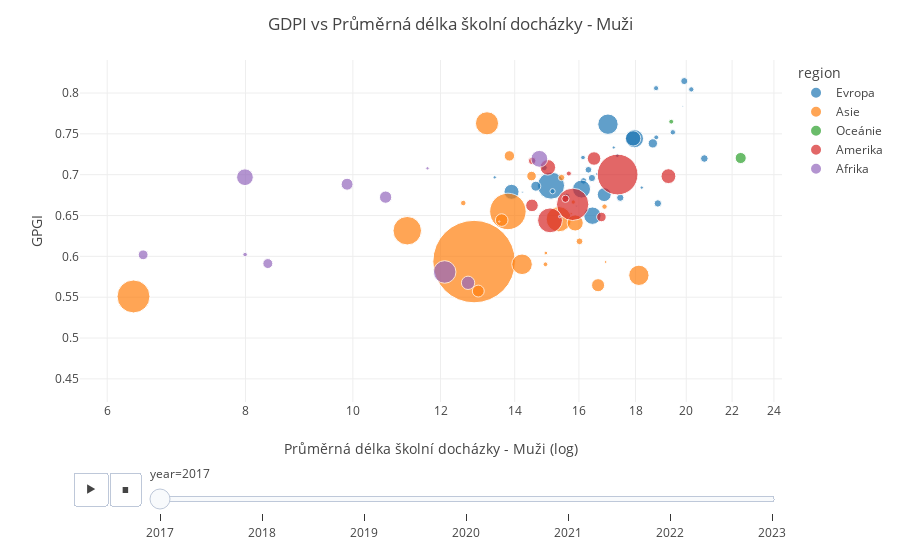

Notebook cell for this chart:
### Code cell
import pandas as pd
import plotly.express as px

# Assuming you have already loaded your main dataset into `df`
def bubble_school_exp_female():
    pop = pd.read_csv("init_data/Total_population.csv")
    pop = pop.loc[pop["Indicator"] == "Total population (thousands)"][["LOCATION", "TIME", "Value"]]
    gpgi = pd.read_csv("data/gpgi_long.csv")

    df = gpgi.merge(pop, left_on=["iso3", "year"], right_on=["LOCATION", "TIME"])
    df.rename(columns={"Value": "pop_thousands"}, inplace=True)
    df.drop(columns=["TIME", "LOCATION"], inplace=True)
    # Load the school life expectancy data for both males and females
    school_male = pd.read_csv("init_data/School_life_expectancy_male.csv")
    school_female = pd.read_csv("init_data/School_life_expectancy_female.csv")

    # Filter and rename for consistency
    school_male = school_male.loc[school_male['Indicator'] == "School life expectancy, primary to tertiary, male (years)"][["LOCATION", "TIME", "Value"]]
    school_female = school_female.loc[school_female['Indicator'] == "School life expectancy, primary to tertiary, female (years)"][["LOCATION", "TIME", "Value"]]

    school_male.rename(columns={"Value": "School_Expectancy_Male"}, inplace=True)
    school_female.rename(columns={"Value": "School_Expectancy_Female"}, inplace=True)

    # Merge the datasets
    df = df.merge(school_male, left_on=["iso3", "year"], right_on=["LOCATION", "TIME"], how='left')
    df = df.merge(school_female, left_on=["iso3", "year"], right_on=["LOCATION", "TIME"], how='left')
    # df.drop(columns=["TIME", "LOCATION"], inplace=True)

    # Visualize the data
    fig = px.scatter(df, x="School_Expectancy_Female", y="gpgi", size="pop_thousands", color="region",
                    hover_name="country", template="none", labels={"HDP": "HDP (log)"}, size_max=60, log_x=True,
                    animation_frame="year", animation_group="country")

    fig.update_layout(
        title='GDPI vs Průměrná délka školní docházky - Muži',
        xaxis_title="Průměrná délka školní docházky - Muži (log)",
        yaxis_title="GPGI",
    )

    return fig

### Figure 1 — Plotly figure (JSON) as saved in the notebook; plotly's stock layout.template omitted (floating-point values rounded to 4 significant figures)
{"data": [{"hovertemplate": "<b>%{hovertext}</b><br><br>region=Evropa<br>year=2017<br>School_Expectancy_Female=%{x}<br>gpgi=%{y}<br>pop_thousands=%{marker.size}<extra></extra>", "hovertext": ["Iceland", "Finland", "Norway", "Sweden", "Ireland", "Denmark", "Switzerland", "Belgium", "Latvia", "Netherlands", "Germany", "United Kingdom", "Austria", "Luxembourg", "Lithuania", "Spain", "Slovenia", "Serbia", "Bulgaria", "France", "Croatia", "Portugal", "Moldova", "Poland", "Macedonia, FYR", "Estonia", "Russian Federation", "Ukraine", "Romania", "Italy", "Slovak Republic", "Greece", "Czech Republic", "Malta", "Hungary", "Albania"], "ids": ["Iceland", "Finland", "Norway", "Sweden", "Ireland", "Denmark", "Switzerland", "Belgium", "Latvia", "Netherlands", "Germany", "United Kingdom", "Austria", "Luxembourg", "Lithuania", "Spain", "Slovenia", "Serbia", "Bulgaria", "France", "Croatia", "Portugal", "Moldova", "Poland", "Macedonia, FYR", "Estonia", "Russian Federation", "Ukraine", "Romania", "Italy", "Slovak Republic", "Greece", "Czech Republic", "Malta", "Hungary", "Albania"], "legendgroup": "Evropa", "marker": {"color": "#1F77B4", "size": [339, 5503, 5259, 10006, 4742, 5722, 8419, 11352, 1964, 17167, 82484, 65870, 8773, 591, 2919, 46517, 2094, 7480, 7215, 64074, 4209, 10317, 3201, 38532, 2111, 1316, 145323, 44752, 19743, 60069, 5436, 10723, 10529, 473, 9799, 2880], "sizemode": "area", "sizeref": 396.1, "symbol": "circle"}, "mode": "markers", "name": "Evropa", "orientation": "v", "showlegend": true, "type": "scatter", "x": [19.85, 20.21, 18.79, 19.92, 18.79, 19.45, 16.15, 20.77, 17.2, 18.66, 17.0, 17.96, 16.32, 14.23, 17.33, 17.91, 18.23, 15.48, 14.89, 16.09, 16.14, 16.44, 14.57, 16.86, 13.43, 16.6, 15.1, 13.91, 14.63, 16.46, 15.15, 18.85, 17.44, 15.92, 15.59, 15.53], "xaxis": "x", "y": [0.7836, 0.8044, 0.8059, 0.8146, 0.7457, 0.7519, 0.6924, 0.7198, 0.7333, 0.7383, 0.7618, 0.7441, 0.706, 0.6786, 0.7234, 0.7444, 0.6842, null, 0.7085, 0.6824, 0.721, 0.6959, 0.7172, 0.6756, 0.6967, 0.7008, 0.6866, 0.679, 0.6859, 0.6498, 0.6797, 0.6648, 0.6718, 0.6615, 0.6731, 0.6685], "yaxis": "y"}, {"hovertemplate": "<b>%{hovertext}</b><br><br>region=Asie<br>year=2017<br>School_Expectancy_Female=%{x}<br>gpgi=%{y}<br>pop_thousands=%{marker.size}<extra></extra>", "hovertext": ["Philippines", "Kazakhstan", "Mongolia", "Israel", "Sri Lanka", "Singapore", "Lao PDR*", "Kyrgyz Republic", "Thailand", "China", "Vietnam", "Bangladesh", "Cyprus", "Georgia", "Brunei Darussalam", "Tajikistan", "Bhutan*", "Armenia", "Indonesia", "Maldives", "Azerbaijan", "India", "Malaysia", "Cambodia", "Japan", "United Arab Emirates", "Korea, Rep.", "Bahrain", "Qatar", "Kuwait", "Jordan", "Turkey", "Nepal", "Oman", "Lebanon", "Saudi Arabia", "Iran, Islamic Rep.", "Syria", "Pakistan", "Yemen"], "ids": ["Philippines", "Kazakhstan", "Mongolia", "Israel", "Sri Lanka", "Singapore", "Lao PDR*", "Kyrgyz Republic", "Thailand", "China", "Vietnam", "Bangladesh", "Cyprus", "Georgia", "Brunei Darussalam", "Tajikistan", "Bhutan*", "Armenia", "Indonesia", "Maldives", "Azerbaijan", "India", "Malaysia", "Cambodia", "Japan", "United Arab Emirates", "Korea, Rep.", "Bahrain", "Qatar", "Kuwait", "Jordan", "Turkey", "Nepal", "Oman", "Lebanon", "Saudi Arabia", "Iran, Islamic Rep.", "Syria", "Pakistan", "Yemen"], "legendgroup": "Asie", "marker": {"color": "#FF7F0E", "size": [105813, 18201, 3062, 8236, 21468, 5739, 6944, 6070, 70767, 1406143, 93587, 160825, 1203, 3772, 428, 8826, 753, 2859, 263204, 463, 10030, 1346642, 31757, 15730, 126854, 9032, 51419, 1433, 2676, 4029, 10091, 81713, 28019, 4498, 6186, 33775, 83913, 19010, 214770, 29654], "sizemode": "area", "sizeref": 396.1, "symbol": "circle"}, "mode": "markers", "name": "Asie", "orientation": "v", "showlegend": true, "type": "scatter", "x": [13.22, 14.5, null, 15.43, 13.85, 16.87, 10.67, 12.58, null, null, null, 11.2, 15.74, 15.81, 14.52, null, null, null, 13.8, null, null, 12.87, 13.63, null, 15.34, 16.02, 15.88, 16.91, 14.94, null, null, 18.13, 12.98, 14.93, null, 16.65, 14.22, null, 6.338, null], "xaxis": "x", "y": [0.7629, 0.6983, 0.6731, 0.6965, 0.723, 0.6609, null, 0.6653, 0.6815, 0.6643, 0.6889, 0.6314, 0.6522, 0.6665, null, 0.6578, null, 0.6651, 0.655, 0.635, 0.6781, 0.5936, 0.6444, 0.6353, 0.6455, 0.6184, 0.6409, 0.5931, 0.6041, 0.6409, 0.6203, 0.5768, 0.5575, 0.5903, null, 0.5647, 0.5903, 0.6216, 0.5509, 0.451], "yaxis": "y"}, {"hovertemplate": "<b>%{hovertext}</b><br><br>region=Oceánie<br>year=2017<br>School_Expectancy_Female=%{x}<br>gpgi=%{y}<br>pop_thousands=%{marker.size}<extra></extra>", "hovertext": ["New Zealand", "Australia", "Fiji"], "ids": ["New Zealand", "Australia", "Fiji"], "legendgroup": "Oceánie", "marker": {"color": "#2CA02C", "size": [4707, 24392, 919], "sizemode": "area", "sizeref": 396.1, "symbol": "circle"}, "mode": "markers", "name": "Oceánie", "orientation": "v", "showlegend": true, "type": "scatter", "x": [19.39, 22.4, null], "xaxis": "x", "y": [0.7649, 0.7204, null], "yaxis": "y"}, {"hovertemplate": "<b>%{hovertext}</b><br><br>region=Amerika<br>year=2017<br>School_Expectancy_Female=%{x}<br>gpgi=%{y}<br>pop_thousands=%{marker.size}<extra></extra>", "hovertext": ["Nicaragua", "Cuba", "Canada", "United States", "Ecuador", "Bolivia", "Barbados", "Costa Rica", "Argentina", "Colombia", "Trinidad and Tobago", "Panama", "Bahamas", "Jamica", "Guyana", "Venezuela", "Brazil", "Mexico", "Dominican Republic", "Uruguay", "Peru", "Honduras", "Paraguay", "Chile", "El Salvador", "Belize", "Suriname", "Guatemala"], "ids": ["Nicaragua", "Cuba", "Canada", "United States", "Ecuador", "Bolivia", "Barbados", "Costa Rica", "Argentina", "Colombia", "Trinidad and Tobago", "Panama", "Bahamas", "Jamica", "Guyana", "Venezuela", "Brazil", "Mexico", "Dominican Republic", "Uruguay", "Peru", "Honduras", "Paraguay", "Chile", "El Salvador", "Belize", "Suriname", "Guatemala"], "legendgroup": "Amerika", "marker": {"color": "#D62728", "size": [6435, 11340, 36325, 328553, 16563, 11350, 279, 4970, 43865, 47907, 1474, 4061, 398, 2806, 761, 30790, 207678, 122211, 10588, 3419, 31363, 9544, 6311, 18207, 6260, 371, 584, 16439], "sizemode": "area", "sizeref": 396.1, "symbol": "circle"}, "mode": "markers", "name": "Amerika", "orientation": "v", "showlegend": true, "type": "scatter", "x": [null, 14.52, 16.51, 17.34, null, null, null, 15.67, 19.27, 15.0, null, null, null, null, null, null, 15.79, 15.07, 15.56, null, 14.51, null, null, 16.77, null, 13.56, null, null], "xaxis": "x", "y": [0.6458, 0.7169, 0.7198, 0.7002, 0.6881, 0.6574, null, 0.7014, 0.6982, 0.709, 0.6859, 0.6954, null, 0.6925, null, 0.6797, 0.6637, 0.6441, 0.6705, 0.6608, 0.6624, 0.6661, 0.6659, 0.6482, 0.6853, 0.6426, 0.6794, 0.6144], "yaxis": "y"}, {"hovertemplate": "<b>%{hovertext}</b><br><br>region=Afrika<br>year=2017<br>School_Expectancy_Female=%{x}<br>gpgi=%{y}<br>pop_thousands=%{marker.size}<extra></extra>", "hovertext": ["Lesotho", "South Africa", "Burundi", "Mozambique", "Malawi", "Cape Verde", "Namibia", "Uganda", "Madagascar", "Tanzania", "Senegal", "Ghana", "Kenya", "Botswana", "Angola*", "Mauritius", "Cameroon", "Burkina Faso", "Nigeria", "Zambia", "Ethiopia", "Algeria", "Egypt", "Benin", "Mali", "Morocco", "C»te d'Ivoire", "Mauritania", "Chad"], "ids": ["Lesotho", "South Africa", "Burundi", "Mozambique", "Malawi", "Cape Verde", "Namibia", "Uganda", "Madagascar", "Tanzania", "Senegal", "Ghana", "Kenya", "Botswana", "Angola*", "Mauritius", "Cameroon", "Burkina Faso", "Nigeria", "Zambia", "Ethiopia", "Algeria", "Egypt", "Benin", "Mali", "Morocco", "C»te d'Ivoire", "Mauritania", "Chad"], "legendgroup": "Afrika", "marker": {"color": "#9467BD", "size": [2157, 56311, 11020, 28142, 17640, 562, 2344, 39436, 25833, 55326, 14952, 29899, 48432, 2377, 29678, 1294, 24060, 19558, 191045, 17030, 106740, 40739, 100796, 11426, 19002, 35321, 24526, 4105, 14838], "sizemode": "area", "sizeref": 396.1, "symbol": "circle"}, "mode": "markers", "name": "Afrika", "orientation": "v", "showlegend": true, "type": "scatter", "x": [11.68, 14.74, 10.48, 9.881, null, 12.43, null, null, null, 7.99, null, 10.7, null, null, null, 15.37, null, 8.379, null, null, null, null, 12.1, null, 6.466, 12.71, 8.686, 7.992, null], "xaxis": "x", "y": [0.7078, 0.7194, null, 0.6883, 0.648, null, 0.7012, 0.6833, 0.6461, 0.6969, null, 0.6725, 0.6508, 0.6797, null, 0.6487, 0.5919, 0.5912, 0.6122, 0.6288, 0.5991, 0.6068, 0.5809, 0.5656, 0.6019, 0.5676, null, 0.6022, 0.5381], "yaxis": "y"}], "layout": {"legend": {"itemsizing": "constant", "title": {"text": "region"}, "tracegroupgap": 0}, "margin": {"t": 60}, "sliders": [{"active": 0, "currentvalue": {"prefix": "year="}, "len": 0.9, "pad": {"b": 10, "t": 60}, "steps": [{"args": [["2017"], {"frame": {"duration": 0, "redraw": false}, "fromcurrent": true, "mode": "immediate", "transition": {"duration": 0, "easing": "linear"}}], "label": "2017", "method": "animate"}, {"args": [["2018"], {"frame": {"duration": 0, "redraw": false}, "fromcurrent": true, "mode": "immediate", "transition": {"duration": 0, "easing": "linear"}}], "label": "2018", "method": "animate"}, {"args": [["2019"], {"frame": {"duration": 0, "redraw": false}, "fromcurrent": true, "mode": "immediate", "transition": {"duration": 0, "easing": "linear"}}], "label": "2019", "method": "animate"}, {"args": [["2020"], {"frame": {"duration": 0, "redraw": false}, "fromcurrent": true, "mode": "immediate", "transition": {"duration": 0, "easing": "linear"}}], "label": "2020", "method": "animate"}, {"args": [["2021"], {"frame": {"duration": 0, "redraw": false}, "fromcurrent": true, "mode": "immediate", "transition": {"duration": 0, "easing": "linear"}}], "label": "2021", "method": "animate"}, {"args": [["2022"], {"frame": {"duration": 0, "redraw": false}, "fromcurrent": true, "mode": "immediate", "transition": {"duration": 0, "easing": "linear"}}], "label": "2022", "method": "animate"}, {"args": [["2023"], {"frame": {"duration": 0, "redraw": false}, "fromcurrent": true, "mode": "immediate", "transition": {"duration": 0, "easing": "linear"}}], "label": "2023", "method": "animate"}], "x": 0.1, "xanchor": "left", "y": 0, "yanchor": "top"}], "title": {"text": "GDPI vs Průměrná délka školní docházky - Muži"}, "updatemenus": [{"buttons": [{"args": [null, {"frame": {"duration": 500, "redraw": false}, "fromcurrent": true, "mode": "immediate", "transition": {"duration": 500, "easing": "linear"}}], "label": "&#9654;", "method": "animate"}, {"args": [[null], {"frame": {"duration": 0, "redraw": false}, "fromcurrent": true, "mode": "immediate", "transition": {"duration": 0, "easing": "linear"}}], "label": "&#9724;", "method": "animate"}], "direction": "left", "pad": {"r": 10, "t": 70}, "showactive": false, "type": "buttons", "x": 0.1, "xanchor": "right", "y": 0, "yanchor": "top"}], "xaxis": {"anchor": "y", "domain": [0, 1], "title": {"text": "Průměrná délka školní docházky - Muži (log)"}, "type": "log"}, "yaxis": {"anchor": "x", "domain": [0, 1], "title": {"text": "GPGI"}}}}
